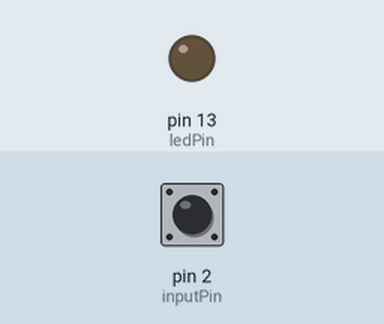
This sketch was run on a simulated Arduino Uno, built with avr-gcc and run on an emulated ATmega328P. Shown: output pins drawn as LEDs (lit = HIGH). Dashed ring = blinking. The inputs (shaded band) are chosen by the test bench; at power-on: pin 2 (inputPin) HIGH. Sleep ends after the set time or at an interrupt.

Above: at 5.0 s.
5.1 s: pin 2 (inputPin) pulled LOW for 0.15 s
At 5.2 s:
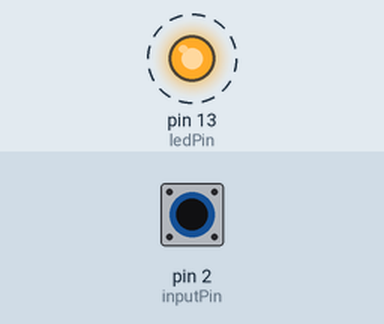
Timing chart, 0 to 14.1 s (numbered marks = the images above; inputs shaded):
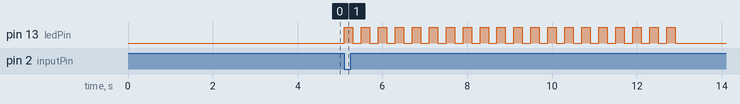

The sketch:

sketch_05_06_sleep_external_wake.ino
```cpp
// sketch_05_06_sleep_external_wake
#include <avr/sleep.h>

const int ledPin = 13;
const int inputPin = 2;

volatile boolean flag;

void setup()
{
  pinMode(ledPin, OUTPUT);
  pinMode(inputPin, INPUT_PULLUP);
  goToSleep();
}

void loop()
{
  if (flag)
  {
    doSomething();
    flag = false;
    goToSleep();
  }
}

void setFlag()
{
  flag = true;
}

void goToSleep()
{
   set_sleep_mode(SLEEP_MODE_PWR_DOWN);
   sleep_enable();
   attachInterrupt(0, setFlag, LOW); // pin D2
   sleep_mode(); // sleep now
   // Now asllep until LOW interrupt, then..
   sleep_disable();
   detachInterrupt(0);
}

void doSomething()
{
  for (int i = 0; i < 20; i++)
  {
    digitalWrite(ledPin, HIGH);
    delay(200);
    digitalWrite(ledPin, LOW);
    delay(200);
  }
}
```

Measured:
- after the input at 5.1 s, pin 13 (ledPin): alternates HIGH for 0.20 s and LOW for 0.20 s, 40 changes in all, then stays LOW, starting at once
